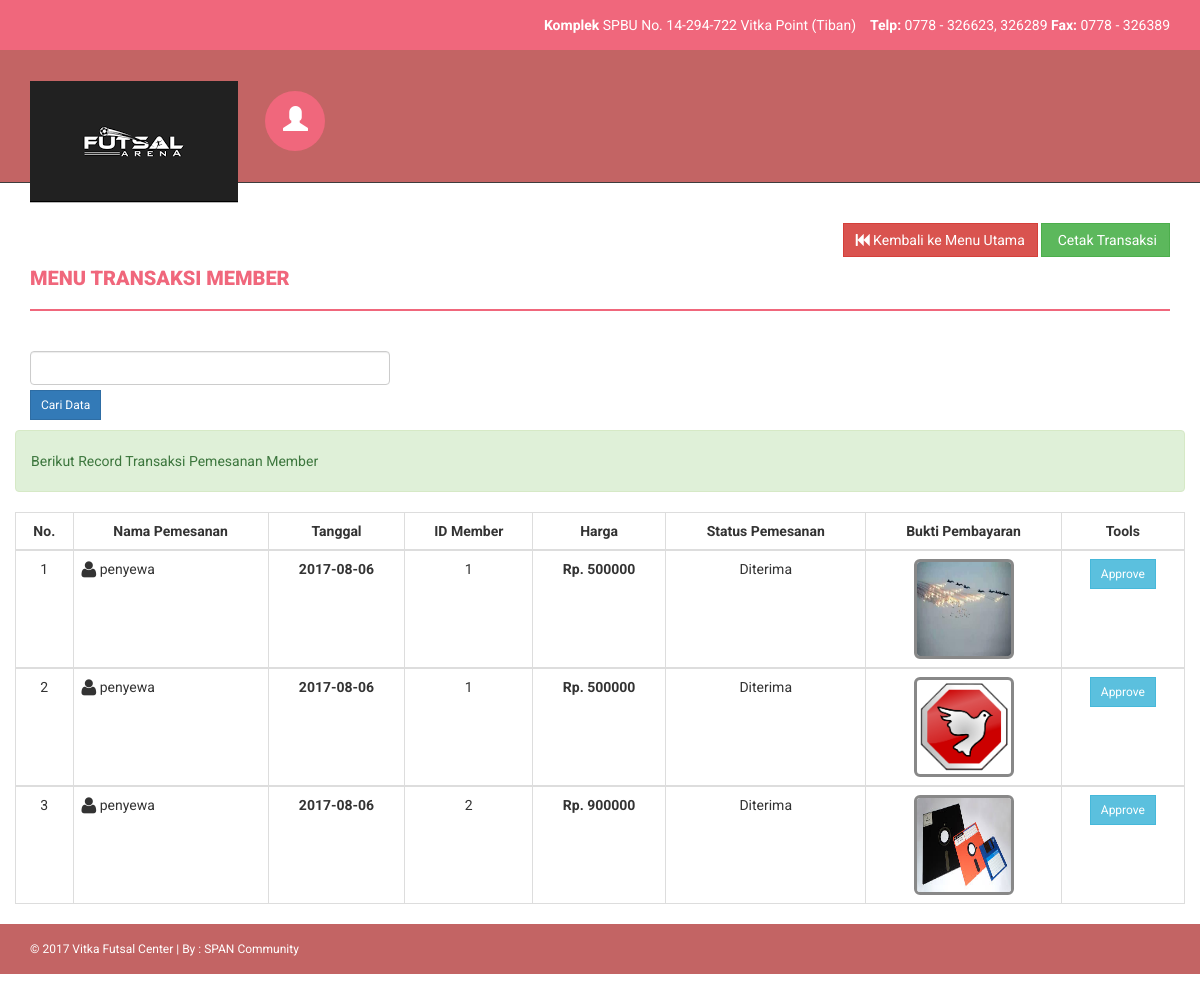
Page /admin/transaksi_member.php (signed in) on the committed database.
### tables this page shows
CREATE TABLE `tb_pesan_member` (
  `id_pesan_member` int(11) NOT NULL,
  `id_member` int(11) NOT NULL,
  `user_id` int(11) NOT NULL,
  `tgl` date NOT NULL,
  `sisa_jam` int(11) DEFAULT '0',
  `status` varchar(30) NOT NULL,
  `gambar` varchar(100) DEFAULT NULL
);

CREATE TABLE `user` (
  `user_id` int(2) NOT NULL,
  `username` varchar(15) NOT NULL,
  `password` varchar(15) NOT NULL,
  `fullname` varchar(30) NOT NULL,
  `no_hp` varchar(15) NOT NULL,
  `gambar` varchar(50) DEFAULT NULL,
  `hak_akses` varchar(20) NOT NULL DEFAULT 'penyewa'
);

CREATE TABLE `tb_member` (
  `id_member` int(11) NOT NULL,
  `jumlah_jam` int(11) NOT NULL,
  `waktu` varchar(11) NOT NULL,
  `nama_lapangan` varchar(30) NOT NULL,
  `harga` int(11) NOT NULL
);

### admin/transaksi_member.php (the view, shortened to what this page needs)
<?php
if (empty($_SESSION['username'])){
	header('location:../index.php');
} else {
?>
<!DOCTYPE html>
<html xmlns="http://www.w3.org/1999/xphp">
<head>
    <link href="assets/css/bootstrap.css" rel="stylesheet" />
    <link href="assets/css/font-awesome.css" rel="stylesheet" />
    <link href="assets/css/style.css" rel="stylesheet" />
</head>
<body>
    <header>
        <div class="container">
            <div class="row">
                <div class="col-md-12">
                    <marquee><strong>Komplek </strong>SPBU No. 14-294-722 Vitka Point (Tiban)
                    &nbsp;&nbsp;
                    <strong>Telp: </strong>0778 - 326623, 326289
					<strong>Fax: </strong>0778 - 326389 </marquee>
                </div>
            </div>
        </div>
    </header>
				<?php } ?>
    <div class="navbar navbar-inverse set-radius-zero">
        <div class="container">
            <div class="navbar-header">
                <a class="navbar-brand" href="index.php">
                    <img src="assets/img/logo.png" />
                </a>
            </div>
            <div class="left-div">
                <div class="user-settings-wrapper">
                    <ul class="nav">
                        <li class="dropdown">
                            <a class="dropdown-toggle" data-toggle="dropdown" href="#" aria-expanded="false">
                                <span class="glyphicon glyphicon-user" style="font-size: 25px;"></span>
                            </a>
                        </li>
                    </ul>
                </div>
            </div>
        </div>
    </div>
    <section class="menu-section">
        <div class="container">
            <div class="row">
                <div class="col-md-12">
                </div>
            </div>
        </div>
    </section>
    <div class="content-wrapper">
        <div class="container">
            <div class="row">
                <div class="col-md-12">
				<div align="right">
				<a class="btn btn-danger" href="dashboard.php"><i class="fa fa-fast-backward "></i> Kembali ke Menu Utama</a>
				<a class="btn btn-success" href="cetak_transaksi_member.php"><i class="fa fa dekstop "></i> Cetak Transaksi</a></div>
                    <h4 class="page-head-line">Menu Transaksi Member</h4>
                    <div class="row">
              <div class="col-lg-4">
              <form action='transaksi_member.php' method="POST">
		   <input class="input-group date form-control" data-date="" data-date-format="yyyy-mm-dd" id="qcari" type="text" name="qcari" style="margin-bottom: 4px;" required/>
           <input type='submit' value='Cari Data' class="btn btn-sm btn-primary" />
			</form>
          	</div>
              </div><p></p>
            </div>
            <div class="row">
                <div class="col-md-12">
                    <div class="alert alert-success">
                        Berikut Record Transaksi Pemesanan Member
						</div>
                </div>
            </div>
					<?php
                    $query1="SELECT tb_pesan_member.id_pesan_member, tb_member.id_member, tb_member.harga, tb_pesan_member.status, user.fullname, tb_pesan_member.gambar, tb_pesan_member.tgl
								FROM tb_pesan_member, tb_member, user
								WHERE user.user_id=tb_pesan_member.user_id AND tb_member.id_member=tb_pesan_member.id_member";
                    $tampil=mysqli_query($koneksi, $query1) or die(mysqli_error());
                    ?>
            <div class="row">
          <div class="col-md-12">
            <div class="card">
              <div class="card-body">
                <table class="table table-hover table-bordered" id="sampleTable">
                  <thead>
                    <tr>
                      <th><center>No.</center></th>
                      <th><center>Nama Pemesanan</center></th>
                      <th><center>Tanggal</center></th>
                      <th><center>ID Member</center></th>
					  <th><center>Harga</center></th>
					  <th><center>Status Pemesanan</center></th>
					  <th><center>Bukti Pembayaran</center></th>
                      <th><center>Tools</center></th>
                    </tr>
                  </thead>
					<?php
					 $no=0;
					 while($data=mysqli_fetch_array($tampil))
					{ $no++; ?>
					<tbody>
						 <td><center><?php echo $no; ?></center></td>
						<td><span class="fa fa-user fa-lg"></span> <?php echo $data['fullname'];?></td>
						<td><center><strong><?php echo $data['tgl'];?></strong></center></td>
						<td><center><?php echo $data['id_member'];?></center></td>
						<td><center><Strong>Rp. <?php echo $data['harga'];?></strong></center></td>
						<td><center><?php echo $data['status'];?></center></td>
						<?php
						if($data['gambar']!=null){ ?>
						<td><center><img src="<?php echo $data['gambar'];?>" width="100" height="100" class="img-rounded" style="border: 3px solid #888;"/></center></td>
						<?php } else { ?>
						<td><center></center></td>
						<?php } ?>
						<td><center><div id="thanks"><a class="btn btn-sm btn-info" data-placement="bottom" data-toggle="tooltip" title="Approve" href="konfirmasi_member.php?hal=konfirmasi&kd=<?php echo $data['id_pesan_member'];?>"><span class="">Approve</span></a>
							</center></td></div>
						 <?php
						  }
						 ?>
              </div>
            </div>
          </div>
            </div>
    <footer>
        <div class="container">
            <div class="row">
                <div class="col-md-12">
                    &copy; 2017 Vitka Futsal Center | By : <a href="../index.php" target="_blank">SPAN Community</a>
                </div>
            </div>
        </div>
    </footer>
</body>
</html>

### admin/assets/css/style.css (style rules this page uses)
body { font-family: 'Roboto', sans-serif; line-height: 30px; }
.set-radius-zero { border-radius: 0px; -moz-border-radius: 0px; -webkit-border-radius: 0px; }
.content-wrapper { margin-top: 40px; min-height: 600px; padding-bottom: 60px; }
.page-head-line { font-weight: 900; padding-bottom: 20px; border-bottom: 2px solid #F0677C; text-transform: uppercase; color: #F0677C; font-size: 20px; margin-bottom: 40px; }
.btn { border-radius: 0px; -webkit-border-radius: 0px; -moz-border-radius: 0px; }
header { background-color: #F0677C; color: #fff; padding: 10px; text-align: right; }
.left-div { padding-left: 30px; margin-top: 40px; margin-bottom: 30px; }
.navbar-brand { width: 250px; padding-top: 30px; }
.user-settings-wrapper .nav > li > a { position: relative; display: block; padding: 15px 18px; border-radius: 50%; -webkit-border-radius: 50%; -moz-border-radius: 50%; height: 60px; width: 60px; background-color: #F0677C; color: #fff; }
.user-settings-wrapper { margin-top: 10px; }
.user-settings-wrapper li { display: inline-block; }
.menu-section { background-color: #3D3D3D; }
.navbar-inverse { background-color: #C36464; border-color: transparent; }
.navbar { margin-bottom: 0px; }
footer { padding: 10px; color: #fff; font-size: 12px; background-color: #C36464; }
footer a, footer a:hover { color: #fff; text-decoration: none; }

### rows in the picture
tb_pesan_member: user.fullname "penyewa", tgl "2017-08-06", id_member.id_member "1", id_member.harga "500000", status "Diterima", gambar (picture)
tb_pesan_member: user.fullname "penyewa", tgl "2017-08-06", id_member.id_member "1", id_member.harga "500000", status "Diterima", gambar (picture)
tb_pesan_member: user.fullname "penyewa", tgl "2017-08-06", id_member.id_member "2", id_member.harga "900000", status "Diterima", gambar (picture)
